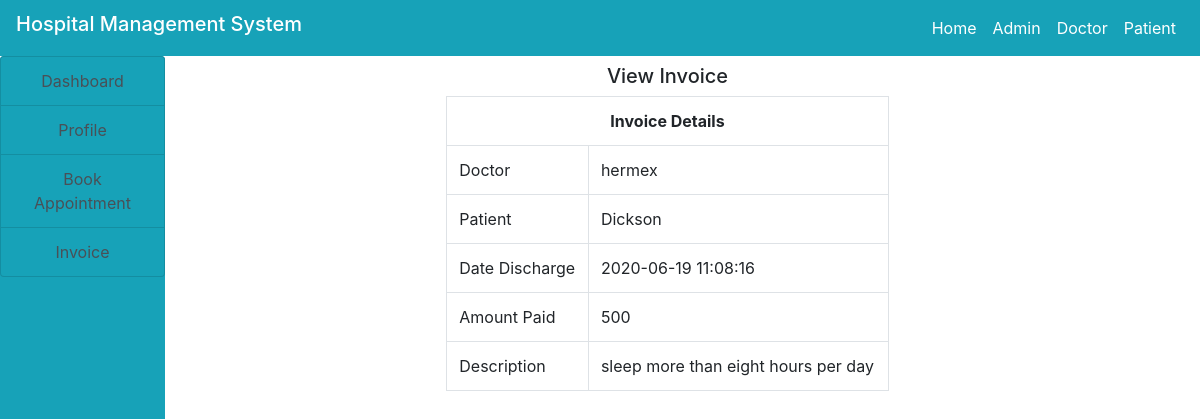
The page /patient/view.php?id=3 on the database its author committed.
### tables this page shows
CREATE TABLE IF NOT EXISTS `income` (
  `id` int(100) NOT NULL AUTO_INCREMENT,
  `doctor` varchar(100) NOT NULL,
  `patient` varchar(100) NOT NULL,
  `date_discharge` varchar(100) NOT NULL,
  `amount_paid` varchar(100) NOT NULL,
  `description` varchar(100) NOT NULL,
  PRIMARY KEY (`id`)
);

### patient/view.php (the view, shortened to what this page needs)
<!DOCTYPE html>
<html>
<head>
</head>
<body>
<?php
include("../include/header.php");
include("../include/connection.php");
?>
    <div class="container-fluid">
         <div class="col-md-12">
              <div class="row">
                  <div class="col-md-2" style="margin-left: -30px">
                      <?php
                        include("sidenav.php");
                      ?>
                  </div>
                  <div class="col-md-10">
                        <h5 class="text-center my-2">View Invoice</h5>
                        <div class="col-md-12">
                              <div class="row">
                                    <div class="col-md-3"></div>
                                  <div class="col-md-6">
                                      <?php
                                          if (isset($_GET['id'])){
                                              $id = $_GET['id'];
                                              $query = "SELECT * FROM income WHERE id='$id'";
                                              $res = mysqli_query($con, $query);
                                              $row = mysqli_fetch_array($res);
                                          }
                                      ?>
                                       <table class="table table-bordered">
                                           <tr>
                                                <th colspan="2" class="text-center">Invoice Details</th>
                                           </tr>
                                           <tr>
                                               <td>Doctor</td>
                                               <td><?php echo $row['doctor'] ?></td>
                                           </tr>
                                           <tr>
                                               <td>Patient</td>
                                               <td><?php echo $row['patient'] ?></td>
                                           </tr>
                                           <tr>
                                               <td>Date Discharge</td>
                                               <td><?php echo $row['date_discharge'] ?></td>
                                           </tr>
                                           <tr>
                                               <td>Amount Paid</td>
                                               <td><?php echo $row['amount_paid'] ?></td>
                                           </tr>
                                           <tr>
                                               <td>Description</td>
                                               <td><?php echo $row['description'] ?></td>
                                           </tr>
                                       </table>
                                  </div>
                                  <div class="col-md-3"></div>
                              </div>
                        </div>
                  </div>
              </div>
         </div>
    </div>
</body>
</html>

### rows shown on the page
income: doctor "hermex", patient "Dickson", date_discharge "2020-06-19 11:08:16", amount_paid "500", description "sleep more than eight hours per day"
